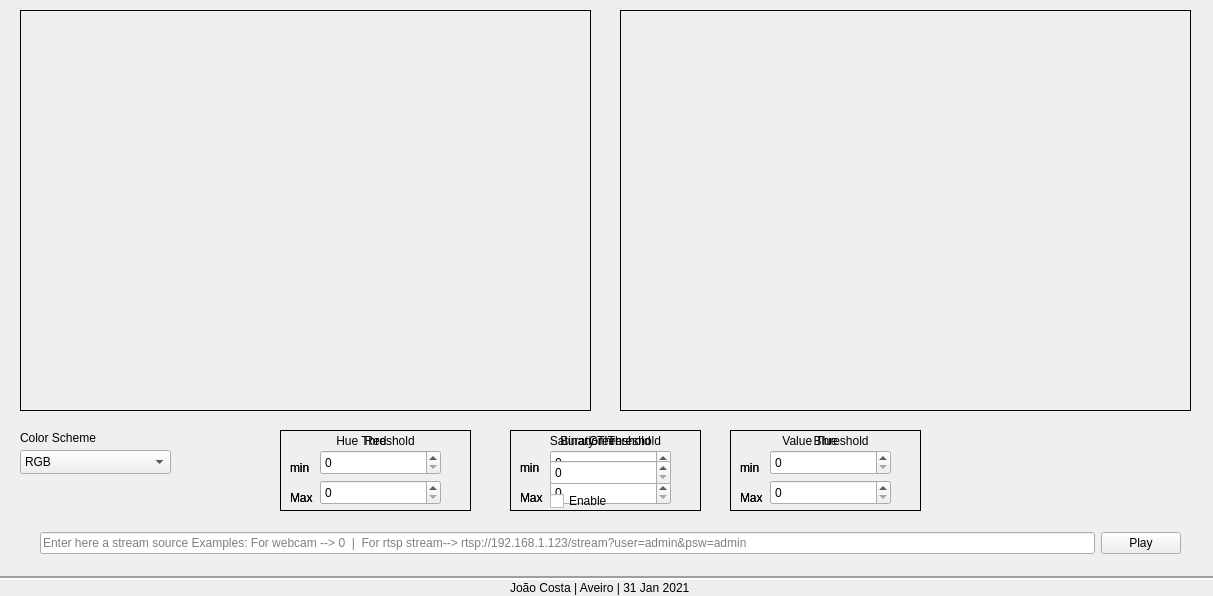
<?xml version="1.0" encoding="UTF-8"?>
<ui version="4.0">
 <class>QCvWidget</class>
 <widget class="QWidget" name="QCvWidget">
  <property name="geometry">
   <rect>
    <x>0</x>
    <y>0</y>
    <width>1213</width>
    <height>596</height>
   </rect>
  </property>
  <property name="windowTitle">
   <string>QCvWidget</string>
  </property>
  <widget class="QLabel" name="labelViewOriginal">
   <property name="geometry">
    <rect>
     <x>20</x>
     <y>10</y>
     <width>571</width>
     <height>401</height>
    </rect>
   </property>
   <property name="styleSheet">
    <string notr="true">border: 1px solid;</string>
   </property>
   <property name="text">
    <string/>
   </property>
  </widget>
  <widget class="QLabel" name="labelViewProcessed">
   <property name="geometry">
    <rect>
     <x>620</x>
     <y>10</y>
     <width>571</width>
     <height>401</height>
    </rect>
   </property>
   <property name="styleSheet">
    <string notr="true">border: 1px solid;</string>
   </property>
   <property name="text">
    <string/>
   </property>
  </widget>
  <widget class="QLabel" name="labelBin">
   <property name="geometry">
    <rect>
     <x>510</x>
     <y>430</y>
     <width>191</width>
     <height>81</height>
    </rect>
   </property>
   <property name="styleSheet">
    <string notr="true">border: 1px solid</string>
   </property>
   <property name="text">
    <string>Binary Threshold</string>
   </property>
   <property name="alignment">
    <set>Qt::AlignHCenter|Qt::AlignTop</set>
   </property>
  </widget>
  <widget class="Line" name="line">
   <property name="geometry">
    <rect>
     <x>-10</x>
     <y>570</y>
     <width>1241</width>
     <height>16</height>
    </rect>
   </property>
   <property name="sizePolicy">
    <sizepolicy hsizetype="Expanding" vsizetype="Fixed">
     <horstretch>0</horstretch>
     <verstretch>0</verstretch>
    </sizepolicy>
   </property>
   <property name="maximumSize">
    <size>
     <width>16777215</width>
     <height>16777215</height>
    </size>
   </property>
   <property name="lineWidth">
    <number>2</number>
   </property>
   <property name="orientation">
    <enum>Qt::Horizontal</enum>
   </property>
  </widget>
  <widget class="QLabel" name="label_4">
   <property name="geometry">
    <rect>
     <x>510</x>
     <y>580</y>
     <width>201</width>
     <height>16</height>
    </rect>
   </property>
   <property name="text">
    <string>João Costa | Aveiro | 31 Jan 2021</string>
   </property>
  </widget>
  <widget class="QSpinBox" name="spinBoxBinThresh">
   <property name="geometry">
    <rect>
     <x>550</x>
     <y>460</y>
     <width>121</width>
     <height>25</height>
    </rect>
   </property>
   <property name="toolTip">
    <string>Set here the threshold value [1,255] or 0 to disable filter</string>
   </property>
   <property name="maximum">
    <number>255</number>
   </property>
  </widget>
  <widget class="QSpinBox" name="spinBoxHmin">
   <property name="geometry">
    <rect>
     <x>320</x>
     <y>450</y>
     <width>121</width>
     <height>25</height>
    </rect>
   </property>
   <property name="toolTip">
    <string>Set here the threshold value [1,255] or 0 to disable filter</string>
   </property>
   <property name="maximum">
    <number>255</number>
   </property>
  </widget>
  <widget class="QLabel" name="labelHue">
   <property name="geometry">
    <rect>
     <x>280</x>
     <y>430</y>
     <width>191</width>
     <height>81</height>
    </rect>
   </property>
   <property name="styleSheet">
    <string notr="true">border: 1px solid</string>
   </property>
   <property name="text">
    <string>Hue Threshold</string>
   </property>
   <property name="alignment">
    <set>Qt::AlignHCenter|Qt::AlignTop</set>
   </property>
  </widget>
  <widget class="QSpinBox" name="spinBoxHmax">
   <property name="geometry">
    <rect>
     <x>320</x>
     <y>480</y>
     <width>121</width>
     <height>25</height>
    </rect>
   </property>
   <property name="toolTip">
    <string>Set here the threshold value [1,255] or 0 to disable filter</string>
   </property>
   <property name="maximum">
    <number>255</number>
   </property>
  </widget>
  <widget class="QLabel" name="labelHmin">
   <property name="geometry">
    <rect>
     <x>290</x>
     <y>460</y>
     <width>58</width>
     <height>16</height>
    </rect>
   </property>
   <property name="text">
    <string>min</string>
   </property>
  </widget>
  <widget class="QLabel" name="labelHmax">
   <property name="geometry">
    <rect>
     <x>290</x>
     <y>490</y>
     <width>31</width>
     <height>16</height>
    </rect>
   </property>
   <property name="text">
    <string>Max</string>
   </property>
  </widget>
  <widget class="QLabel" name="labelSmin">
   <property name="geometry">
    <rect>
     <x>520</x>
     <y>460</y>
     <width>58</width>
     <height>16</height>
    </rect>
   </property>
   <property name="text">
    <string>min</string>
   </property>
  </widget>
  <widget class="QLabel" name="labelSmax">
   <property name="geometry">
    <rect>
     <x>520</x>
     <y>490</y>
     <width>31</width>
     <height>16</height>
    </rect>
   </property>
   <property name="text">
    <string>Max</string>
   </property>
  </widget>
  <widget class="QSpinBox" name="spinBoxSmin">
   <property name="geometry">
    <rect>
     <x>550</x>
     <y>450</y>
     <width>121</width>
     <height>25</height>
    </rect>
   </property>
   <property name="toolTip">
    <string>Set here the threshold value [1,255] or 0 to disable filter</string>
   </property>
  </widget>
  <widget class="QSpinBox" name="spinBoxSmax">
   <property name="geometry">
    <rect>
     <x>550</x>
     <y>480</y>
     <width>121</width>
     <height>25</height>
    </rect>
   </property>
   <property name="toolTip">
    <string>Set here the threshold value [1,255] or 0 to disable filter</string>
   </property>
  </widget>
  <widget class="QLabel" name="labelSat">
   <property name="geometry">
    <rect>
     <x>510</x>
     <y>430</y>
     <width>191</width>
     <height>81</height>
    </rect>
   </property>
   <property name="styleSheet">
    <string notr="true">border: 1px solid</string>
   </property>
   <property name="text">
    <string>Saturation Threshold</string>
   </property>
   <property name="alignment">
    <set>Qt::AlignHCenter|Qt::AlignTop</set>
   </property>
  </widget>
  <widget class="QLabel" name="labelVmin">
   <property name="geometry">
    <rect>
     <x>740</x>
     <y>460</y>
     <width>58</width>
     <height>16</height>
    </rect>
   </property>
   <property name="text">
    <string>min</string>
   </property>
  </widget>
  <widget class="QLabel" name="labelVmax">
   <property name="geometry">
    <rect>
     <x>740</x>
     <y>490</y>
     <width>31</width>
     <height>16</height>
    </rect>
   </property>
   <property name="text">
    <string>Max</string>
   </property>
  </widget>
  <widget class="QSpinBox" name="spinBoxVmin">
   <property name="geometry">
    <rect>
     <x>770</x>
     <y>450</y>
     <width>121</width>
     <height>25</height>
    </rect>
   </property>
   <property name="toolTip">
    <string>Set here the threshold value [1,255] or 0 to disable filter</string>
   </property>
  </widget>
  <widget class="QSpinBox" name="spinBoxVmax">
   <property name="geometry">
    <rect>
     <x>770</x>
     <y>480</y>
     <width>121</width>
     <height>25</height>
    </rect>
   </property>
   <property name="toolTip">
    <string>Set here the threshold value [1,255] or 0 to disable filter</string>
   </property>
  </widget>
  <widget class="QLabel" name="labelValue">
   <property name="geometry">
    <rect>
     <x>730</x>
     <y>430</y>
     <width>191</width>
     <height>81</height>
    </rect>
   </property>
   <property name="styleSheet">
    <string notr="true">border: 1px solid</string>
   </property>
   <property name="text">
    <string>Value Threshold</string>
   </property>
   <property name="alignment">
    <set>Qt::AlignHCenter|Qt::AlignTop</set>
   </property>
  </widget>
  <widget class="QWidget" name="layoutWidget">
   <property name="geometry">
    <rect>
     <x>40</x>
     <y>530</y>
     <width>1141</width>
     <height>26</height>
    </rect>
   </property>
   <layout class="QHBoxLayout" name="horizontalLayout">
    <item>
     <widget class="QLineEdit" name="lineEditStream">
      <property name="placeholderText">
       <string>Enter here a stream source Examples: For webcam --&gt; 0  |  For rtsp stream--&gt; rtsp://192.168.1.123/stream?user=admin&amp;psw=admin</string>
      </property>
     </widget>
    </item>
    <item>
     <widget class="QPushButton" name="pushButtonPlay">
      <property name="text">
       <string>Play</string>
      </property>
     </widget>
    </item>
   </layout>
  </widget>
  <widget class="QLabel" name="label_15">
   <property name="geometry">
    <rect>
     <x>20</x>
     <y>430</y>
     <width>111</width>
     <height>16</height>
    </rect>
   </property>
   <property name="text">
    <string>Color Scheme</string>
   </property>
  </widget>
  <widget class="QComboBox" name="comboBoxColorScheme">
   <property name="geometry">
    <rect>
     <x>20</x>
     <y>450</y>
     <width>151</width>
     <height>24</height>
    </rect>
   </property>
   <property name="accessibleName">
    <string/>
   </property>
   <property name="currentText">
    <string>RGB</string>
   </property>
   <property name="currentIndex">
    <number>0</number>
   </property>
   <property name="maxVisibleItems">
    <number>2</number>
   </property>
   <item>
    <property name="text">
     <string>RGB</string>
    </property>
   </item>
   <item>
    <property name="text">
     <string>Grayscale</string>
    </property>
   </item>
   <item>
    <property name="text">
     <string>HSV</string>
    </property>
   </item>
  </widget>
  <widget class="QSpinBox" name="spinBoxBmin">
   <property name="geometry">
    <rect>
     <x>770</x>
     <y>450</y>
     <width>121</width>
     <height>25</height>
    </rect>
   </property>
   <property name="toolTip">
    <string>Set here the threshold value [1,255] or 0 to disable filter</string>
   </property>
  </widget>
  <widget class="QSpinBox" name="spinBoxRmin">
   <property name="geometry">
    <rect>
     <x>320</x>
     <y>450</y>
     <width>121</width>
     <height>25</height>
    </rect>
   </property>
   <property name="toolTip">
    <string>Set here the threshold value [1,255] or 0 to disable filter</string>
   </property>
   <property name="maximum">
    <number>255</number>
   </property>
  </widget>
  <widget class="QLabel" name="labelRmax">
   <property name="geometry">
    <rect>
     <x>290</x>
     <y>490</y>
     <width>31</width>
     <height>16</height>
    </rect>
   </property>
   <property name="text">
    <string>Max</string>
   </property>
  </widget>
  <widget class="QLabel" name="labelGmin">
   <property name="geometry">
    <rect>
     <x>520</x>
     <y>460</y>
     <width>58</width>
     <height>16</height>
    </rect>
   </property>
   <property name="text">
    <string>min</string>
   </property>
  </widget>
  <widget class="QLabel" name="labelBlue">
   <property name="geometry">
    <rect>
     <x>730</x>
     <y>430</y>
     <width>191</width>
     <height>81</height>
    </rect>
   </property>
   <property name="styleSheet">
    <string notr="true">border: 1px solid</string>
   </property>
   <property name="text">
    <string>Blue</string>
   </property>
   <property name="alignment">
    <set>Qt::AlignHCenter|Qt::AlignTop</set>
   </property>
  </widget>
  <widget class="QLabel" name="labelBmax">
   <property name="geometry">
    <rect>
     <x>740</x>
     <y>490</y>
     <width>31</width>
     <height>16</height>
    </rect>
   </property>
   <property name="text">
    <string>Max</string>
   </property>
  </widget>
  <widget class="QSpinBox" name="spinBoxBmax">
   <property name="geometry">
    <rect>
     <x>770</x>
     <y>480</y>
     <width>121</width>
     <height>25</height>
    </rect>
   </property>
   <property name="toolTip">
    <string>Set here the threshold value [1,255] or 0 to disable filter</string>
   </property>
  </widget>
  <widget class="QLabel" name="labelRed">
   <property name="geometry">
    <rect>
     <x>280</x>
     <y>430</y>
     <width>191</width>
     <height>81</height>
    </rect>
   </property>
   <property name="styleSheet">
    <string notr="true">border: 1px solid</string>
   </property>
   <property name="text">
    <string>Red</string>
   </property>
   <property name="alignment">
    <set>Qt::AlignHCenter|Qt::AlignTop</set>
   </property>
  </widget>
  <widget class="QLabel" name="labelGmax">
   <property name="geometry">
    <rect>
     <x>520</x>
     <y>490</y>
     <width>31</width>
     <height>16</height>
    </rect>
   </property>
   <property name="text">
    <string>Max</string>
   </property>
  </widget>
  <widget class="QSpinBox" name="spinBoxGmin">
   <property name="geometry">
    <rect>
     <x>550</x>
     <y>450</y>
     <width>121</width>
     <height>25</height>
    </rect>
   </property>
   <property name="toolTip">
    <string>Set here the threshold value [1,255] or 0 to disable filter</string>
   </property>
  </widget>
  <widget class="QLabel" name="labelGreen">
   <property name="geometry">
    <rect>
     <x>510</x>
     <y>430</y>
     <width>191</width>
     <height>81</height>
    </rect>
   </property>
   <property name="styleSheet">
    <string notr="true">border: 1px solid</string>
   </property>
   <property name="text">
    <string>Green</string>
   </property>
   <property name="alignment">
    <set>Qt::AlignHCenter|Qt::AlignTop</set>
   </property>
  </widget>
  <widget class="QSpinBox" name="spinBoxRmax">
   <property name="geometry">
    <rect>
     <x>320</x>
     <y>480</y>
     <width>121</width>
     <height>25</height>
    </rect>
   </property>
   <property name="toolTip">
    <string>Set here the threshold value [1,255] or 0 to disable filter</string>
   </property>
   <property name="maximum">
    <number>255</number>
   </property>
   <property name="value">
    <number>0</number>
   </property>
  </widget>
  <widget class="QLabel" name="labelRmin">
   <property name="geometry">
    <rect>
     <x>290</x>
     <y>460</y>
     <width>58</width>
     <height>16</height>
    </rect>
   </property>
   <property name="text">
    <string>min</string>
   </property>
  </widget>
  <widget class="QSpinBox" name="spinBoxGmax">
   <property name="geometry">
    <rect>
     <x>550</x>
     <y>480</y>
     <width>121</width>
     <height>25</height>
    </rect>
   </property>
   <property name="toolTip">
    <string>Set here the threshold value [1,255] or 0 to disable filter</string>
   </property>
   <property name="maximum">
    <number>255</number>
   </property>
   <property name="value">
    <number>0</number>
   </property>
  </widget>
  <widget class="QLabel" name="labelBmin">
   <property name="geometry">
    <rect>
     <x>740</x>
     <y>460</y>
     <width>58</width>
     <height>16</height>
    </rect>
   </property>
   <property name="text">
    <string>min</string>
   </property>
  </widget>
  <widget class="QCheckBox" name="checkBoxBinFilterOn">
   <property name="geometry">
    <rect>
     <x>550</x>
     <y>490</y>
     <width>83</width>
     <height>22</height>
    </rect>
   </property>
   <property name="text">
    <string>Enable</string>
   </property>
  </widget>
  <zorder>labelBin</zorder>
  <zorder>labelBlue</zorder>
  <zorder>labelGreen</zorder>
  <zorder>labelRed</zorder>
  <zorder>labelSat</zorder>
  <zorder>labelValue</zorder>
  <zorder>layoutWidget</zorder>
  <zorder>labelHue</zorder>
  <zorder>labelViewOriginal</zorder>
  <zorder>labelViewProcessed</zorder>
  <zorder>line</zorder>
  <zorder>label_4</zorder>
  <zorder>spinBoxHmin</zorder>
  <zorder>spinBoxHmax</zorder>
  <zorder>labelHmin</zorder>
  <zorder>labelHmax</zorder>
  <zorder>labelSmin</zorder>
  <zorder>labelSmax</zorder>
  <zorder>spinBoxSmin</zorder>
  <zorder>spinBoxSmax</zorder>
  <zorder>labelVmin</zorder>
  <zorder>labelVmax</zorder>
  <zorder>spinBoxVmin</zorder>
  <zorder>spinBoxVmax</zorder>
  <zorder>label_15</zorder>
  <zorder>comboBoxColorScheme</zorder>
  <zorder>spinBoxBmin</zorder>
  <zorder>spinBoxRmin</zorder>
  <zorder>labelRmax</zorder>
  <zorder>labelGmin</zorder>
  <zorder>labelBmax</zorder>
  <zorder>spinBoxBmax</zorder>
  <zorder>labelGmax</zorder>
  <zorder>spinBoxGmin</zorder>
  <zorder>spinBoxRmax</zorder>
  <zorder>labelRmin</zorder>
  <zorder>spinBoxGmax</zorder>
  <zorder>labelBmin</zorder>
  <zorder>checkBoxBinFilterOn</zorder>
  <zorder>spinBoxBinThresh</zorder>
 </widget>
 <resources/>
 <connections/>
</ui>
